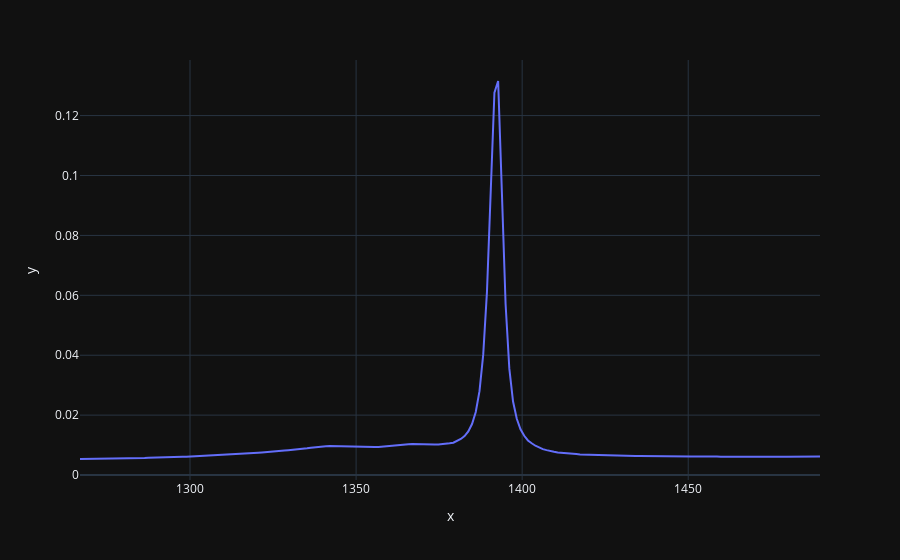
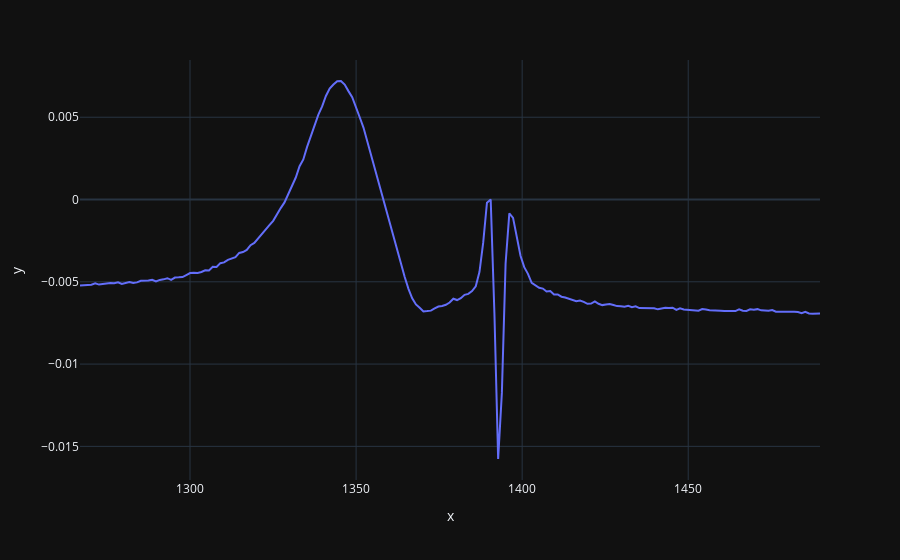
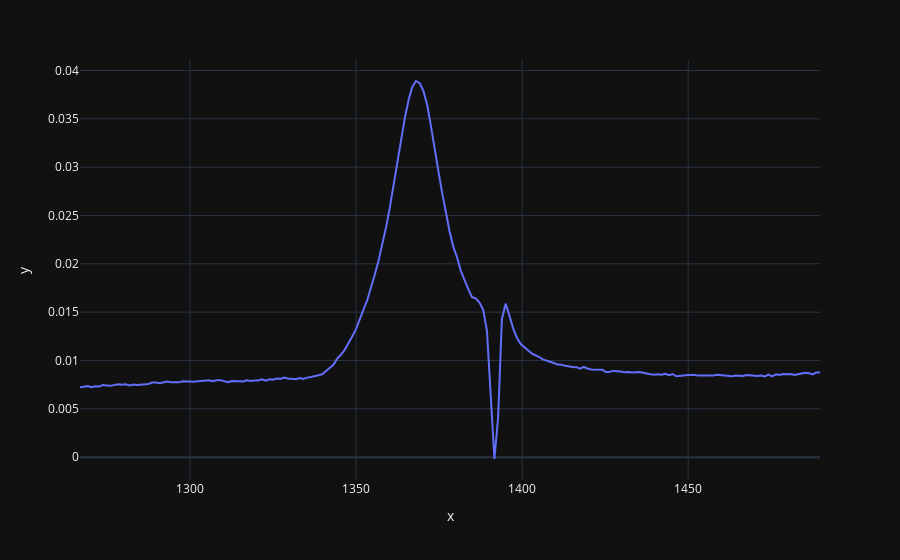
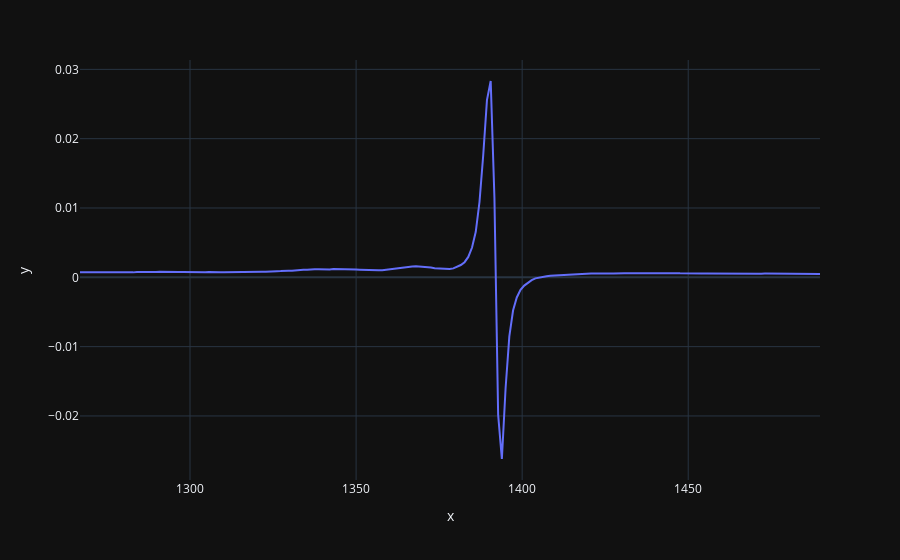

Notebook cell for these charts, in order:
### Code cell
## Map A
t_matrix = np.zeros((4,4))

draw = False
t_matrix[0][0] = map_a.fit_curve(lorentz, (1392, 2.5, -17 * 10**5, -7000), 1380, 1400, base_vector = 0, draw = draw)

t_matrix[1][0] = map_a.fit_curve(lorentz, (1345, 14,  -5 * 10**5, -10000), 1330, 1360, base_vector = 0, draw = draw)
t_matrix[1][3] = map_a.fit_curve(lorentz, (1345, 16,  3.2 * 10**5, -4000), 1330, 1360, base_vector = 3, draw = draw)

t_matrix[2][1] = map_a.fit_curve(lorentz, (1369, 10,  0.8 * 10**5,  1000), 1355, 1380, base_vector = 1, draw = draw)
t_matrix[2][2] = map_a.fit_curve(lorentz, (1369, 10, -2.4 * 10**5, -1400), 1355, 1380, base_vector = 2, draw = draw)

t_matrix[3][1] = map_a.fit_curve(lorentz_shift, (1392, 2.5, -17 * 10**5, -7000), 1385, 1400, base_vector = 1, draw = draw, bounds = 'inf')
t_matrix[3][2] = map_a.fit_curve(lorentz_shift, (1392, 2.5, -17 * 10**5, -7000), 1385, 1400, base_vector = 2, draw = draw, bounds = 'inf')
t_matrix[3][3] = map_a.fit_curve(lorentz_shift, (1392, 2.5, -17 * 10**5, -7000), 1385, 1400, base_vector = 3, draw = draw, bounds = 'inf')

new_base_vectors = np.dot(map_a.base_vectors[:4].T, np.linalg.inv(t_matrix)).T
new_vectors = np.dot(t_matrix, map_a.vectors[:4])

px.line(x = map_a.raman_shift, y = new_base_vectors[0]).show()
# px.imshow(np.reshape(new_vectors[0], map_a.shape)).show()
px.line(x = map_a.raman_shift, y = new_base_vectors[1]).show()
# px.imshow(np.reshape(new_vectors[1], map_a.shape)).show()
# px.line(x = map_a.raman_shift, y = new_base_vectors[2]).show()
# px.imshow(np.reshape(new_vectors[2], map_a.shape)).show()
# px.line(x = map_a.raman_shift, y = new_base_vectors[3]).show()
px.imshow(np.reshape(new_vectors[3], map_a.shape)).show()

t_matrix

### Figure 1 — Plotly figure (JSON) as saved in the notebook; plotly's stock layout.template omitted (floating-point values rounded to 4 significant figures; data arrays with more than 128 entries replaced by an {"elided": "..."} marker saying what was removed)
{"data": [{"hovertemplate": "x=%{x}<br>y=%{y}<extra></extra>", "legendgroup": "", "line": {"color": "#636efa", "dash": "solid"}, "marker": {"symbol": "circle"}, "mode": "lines", "name": "", "orientation": "v", "showlegend": false, "x": {"elided": "199 float values"}, "xaxis": "x", "y": {"elided": "199 float values"}, "yaxis": "y", "type": "scatter"}], "layout": {"xaxis": {"anchor": "y", "domain": [0.0, 1.0], "title": {"text": "x"}}, "yaxis": {"anchor": "x", "domain": [0.0, 1.0], "title": {"text": "y"}}, "legend": {"tracegroupgap": 0}, "margin": {"t": 60}}}

### Figure 2 — Plotly figure (JSON) as saved in the notebook; plotly's stock layout.template omitted (floating-point values rounded to 4 significant figures; data arrays with more than 128 entries replaced by an {"elided": "..."} marker saying what was removed)
{"data": [{"hovertemplate": "x=%{x}<br>y=%{y}<extra></extra>", "legendgroup": "", "line": {"color": "#636efa", "dash": "solid"}, "marker": {"symbol": "circle"}, "mode": "lines", "name": "", "orientation": "v", "showlegend": false, "x": {"elided": "199 float values"}, "xaxis": "x", "y": {"elided": "199 float values"}, "yaxis": "y", "type": "scatter"}], "layout": {"xaxis": {"anchor": "y", "domain": [0.0, 1.0], "title": {"text": "x"}}, "yaxis": {"anchor": "x", "domain": [0.0, 1.0], "title": {"text": "y"}}, "legend": {"tracegroupgap": 0}, "margin": {"t": 60}}}

### Figure 3 — Plotly figure (JSON) as saved in the notebook; plotly's stock layout.template omitted (floating-point values rounded to 4 significant figures; data arrays with more than 128 entries replaced by an {"elided": "..."} marker saying what was removed)
{"data": [{"hovertemplate": "x=%{x}<br>y=%{y}<extra></extra>", "legendgroup": "", "line": {"color": "#636efa", "dash": "solid"}, "marker": {"symbol": "circle"}, "mode": "lines", "name": "", "orientation": "v", "showlegend": false, "x": {"elided": "199 float values"}, "xaxis": "x", "y": {"elided": "199 float values"}, "yaxis": "y", "type": "scatter"}], "layout": {"xaxis": {"anchor": "y", "domain": [0.0, 1.0], "title": {"text": "x"}}, "yaxis": {"anchor": "x", "domain": [0.0, 1.0], "title": {"text": "y"}}, "legend": {"tracegroupgap": 0}, "margin": {"t": 60}}}

### Figure 4 — Plotly figure (JSON) as saved in the notebook; plotly's stock layout.template omitted (floating-point values rounded to 4 significant figures; data arrays with more than 128 entries replaced by an {"elided": "..."} marker saying what was removed)
{"data": [{"hovertemplate": "x=%{x}<br>y=%{y}<extra></extra>", "legendgroup": "", "line": {"color": "#636efa", "dash": "solid"}, "marker": {"symbol": "circle"}, "mode": "lines", "name": "", "orientation": "v", "showlegend": false, "x": {"elided": "199 float values"}, "xaxis": "x", "y": {"elided": "199 float values"}, "yaxis": "y", "type": "scatter"}], "layout": {"xaxis": {"anchor": "y", "domain": [0.0, 1.0], "title": {"text": "x"}}, "yaxis": {"anchor": "x", "domain": [0.0, 1.0], "title": {"text": "y"}}, "legend": {"tracegroupgap": 0}, "margin": {"t": 60}}}
